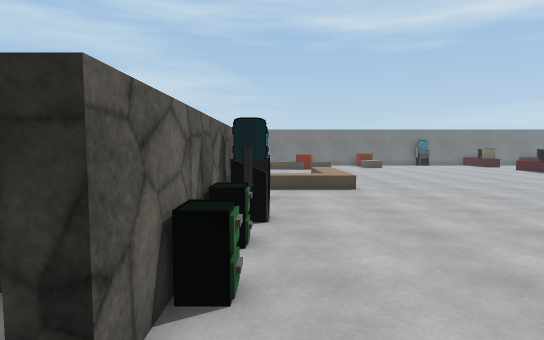
View 1 (above)

21 first-person views from a walk through a 3-D level made in the Unity game engine. The camera is 1.5 m above the floor, tilts 4° down and sees 80° across. The floor is counted in squares, 1 m on a side. Each view is taken from the middle of a square. On the plan, view 1 faces up. The plan holds only what a view shows up to about 15 squares ahead; the rest is blank. The player is left out. Surface patterns are stand-ins for the level's own textures.

View 2
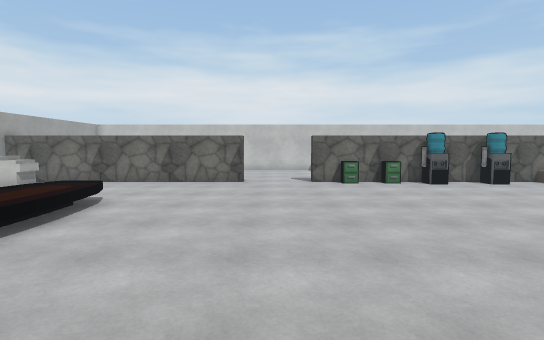

View 3
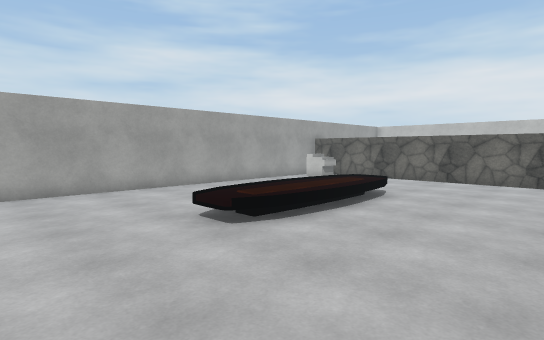

View 4
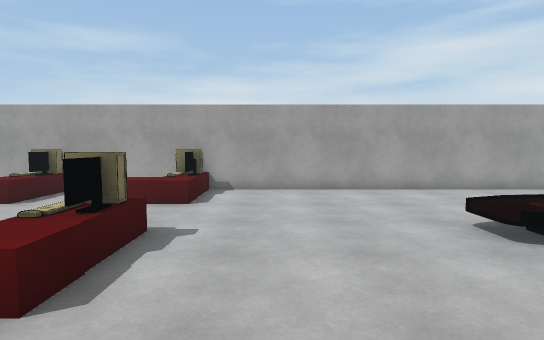

View 5
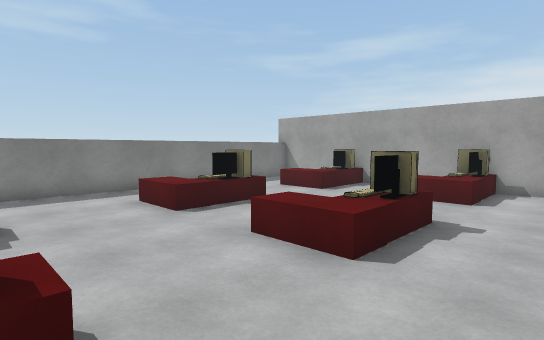

View 6
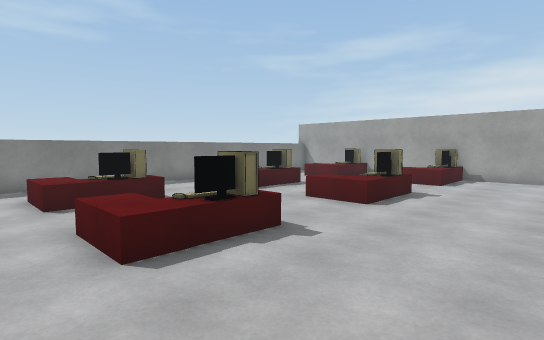

View 7
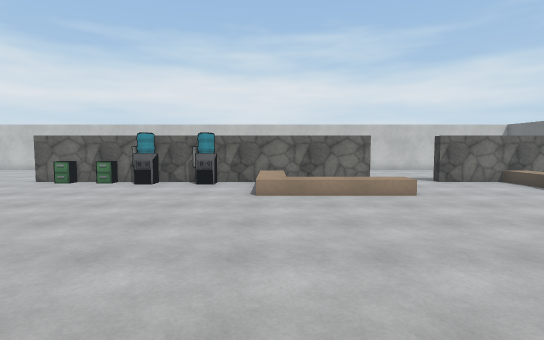

View 8
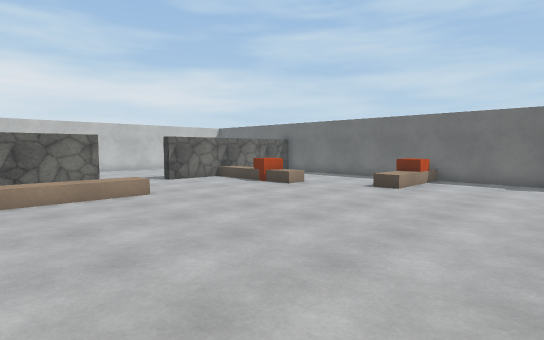

View 9
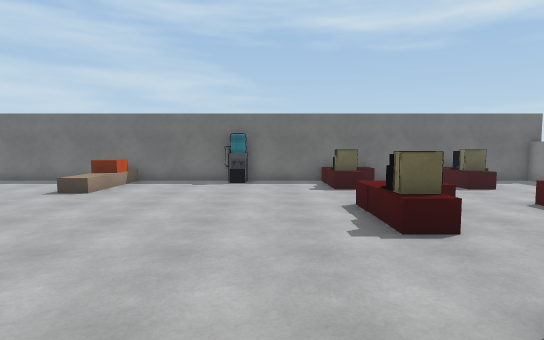

View 10
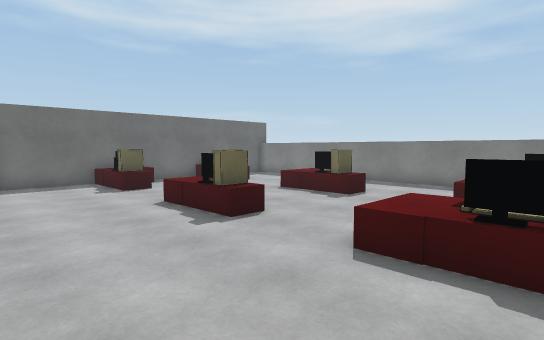

View 11
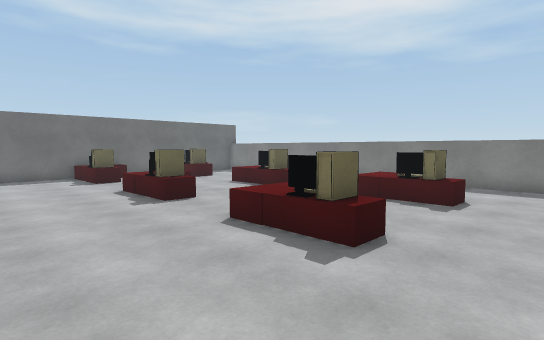

View 12
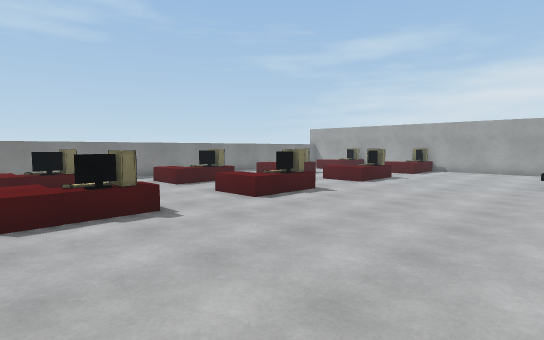

View 13
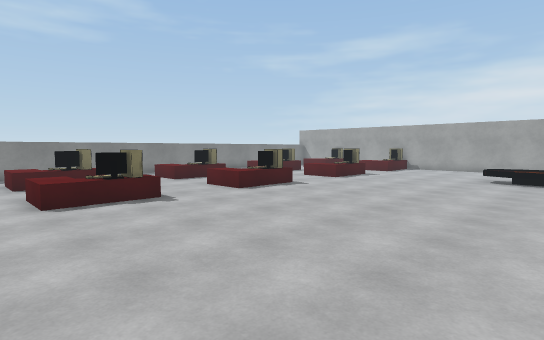

View 14
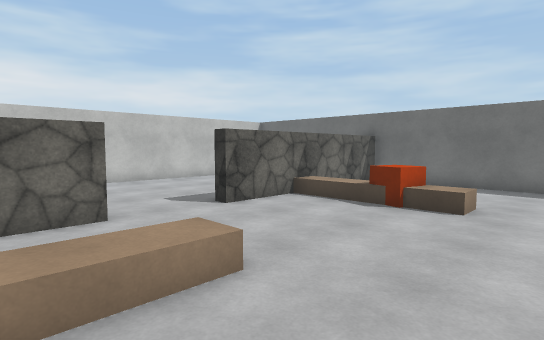

View 15
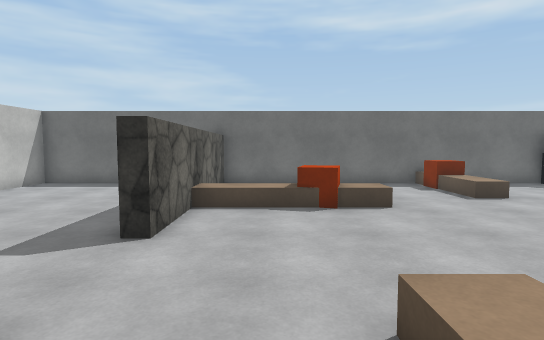

View 16
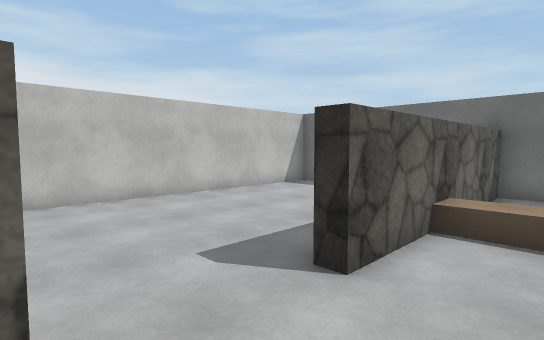

View 17
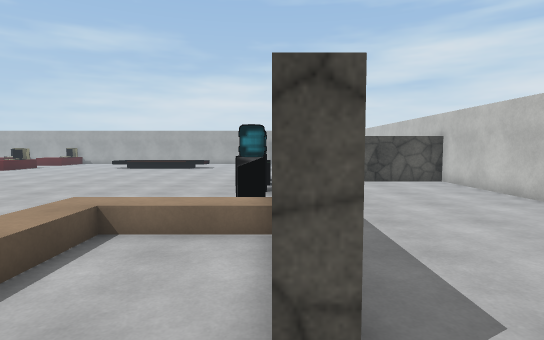

View 18
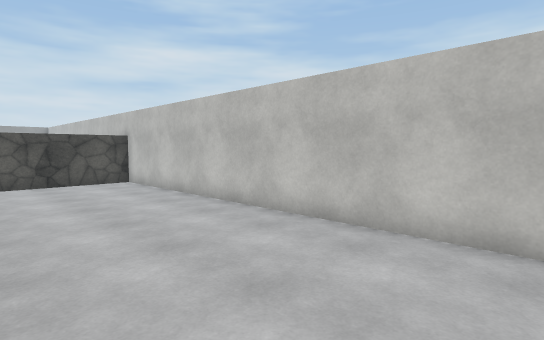

View 19
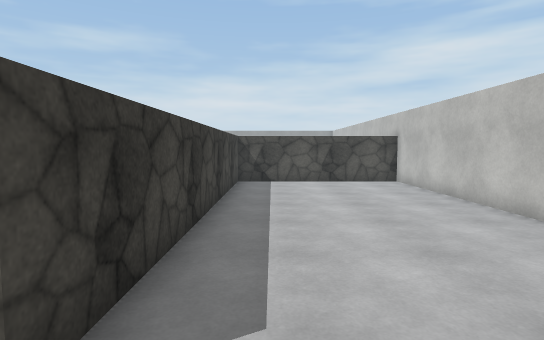

View 20
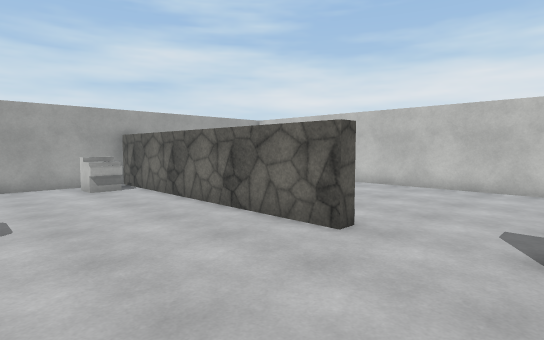

View 21
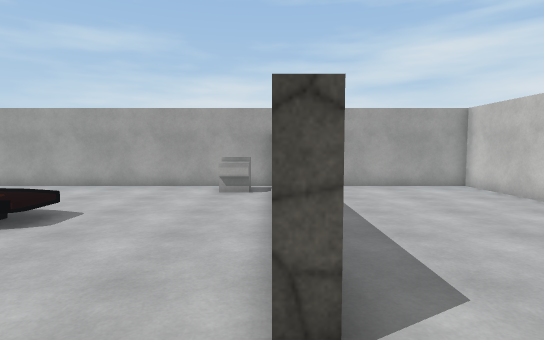

### Floor plan
Points are (right, up) in squares from view 1. A wall is a line through its corners. A room is listed if a view was taken in it or the views show most of it. See-through windows are left out.
Room 1 (views 1, 2, 3, 4, 5, 6, 7, 8, 9, 10, 11, 12, 13, 14, 15, 16, 17, 18, 19, 20, 21)
walls: (-0.4, 6.4) (-0.9, 6.4); (-1.6, -1.2) (-1, -1.2) (-1, -11.5) (23.7, -11.5); (25.5, 11.1) (25.5, 20.8); (-8.5, 1) (-8.5, -5.4); (25.5, -8.9) (25.5, 9.5); (-8.5, -7.9) (-8.5, -11.5) (-3.8, -11.5); (-5.4, 27.5) (-8.5, 27.5) (-8.5, 3.8) (-1.5, 3.8) (-1.5, 16.3) (-1, 16.3) (-1, 1.7) (-1.5, 1.7); (25.5, 26.6) (25.5, 27.5) (-1, 27.5) (-1, 19.3) (-1.5, 19.3)
low walls: (-1, 3.8) (-0.4, 3.8)
objects: other object (-1, 3) to (0, 3); other object (-1, 5) to (0, 5); other object (0, -11) to (1, -10); other object (0, 7); other object (0, 9) to (0, 10); cube (2, 22) to (2, 23); other object (4, -6) to (10, -5); cube (7, 26) to (8, 26); other object (12, 27) to (13, 27); desk (16, -11) to (18, -9); desk (16, -6) to (18, -3); desk (16, 1) to (18, 3); desk (16, 7) to (18, 9); desk (16, 13) to (18, 15); desk (16, 19) to (18, 21); desk (16, 25) to (18, 27); desk (21, -11) to (23, -9); desk (21, -6) to (23, -3); desk (21, 1) to (23, 3); desk (21, 7) to (23, 9); desk (21, 13) to (23, 15); desk (21, 19) to (23, 21); desk (21, 25) to (22, 27)

Positions as (right, up) in squares from view 1, and headings:
1: (0, 0), facing up
2: (13, 0), facing left
3: (14, 0), facing down-left
4: (14, 0), facing down
5: (14, 1), facing down-right
6: (12, 5), facing down-right
7: (13, 12), facing left
8: (13, 12), facing up-left
9: (14, 13), facing up
10: (12, 13), facing up-right
11: (12, 10), facing up-right
12: (9, 10), facing down-right
13: (7, 11), facing down-right
14: (6, 14), facing up-left
15: (1, 14), facing up
16: (1, 16), facing up-left
17: (-1, 18), facing down
18: (-3, 18), facing down-left
19: (-3, 18), facing down
20: (4, 2), facing down-left
21: (-1, 1), facing down
